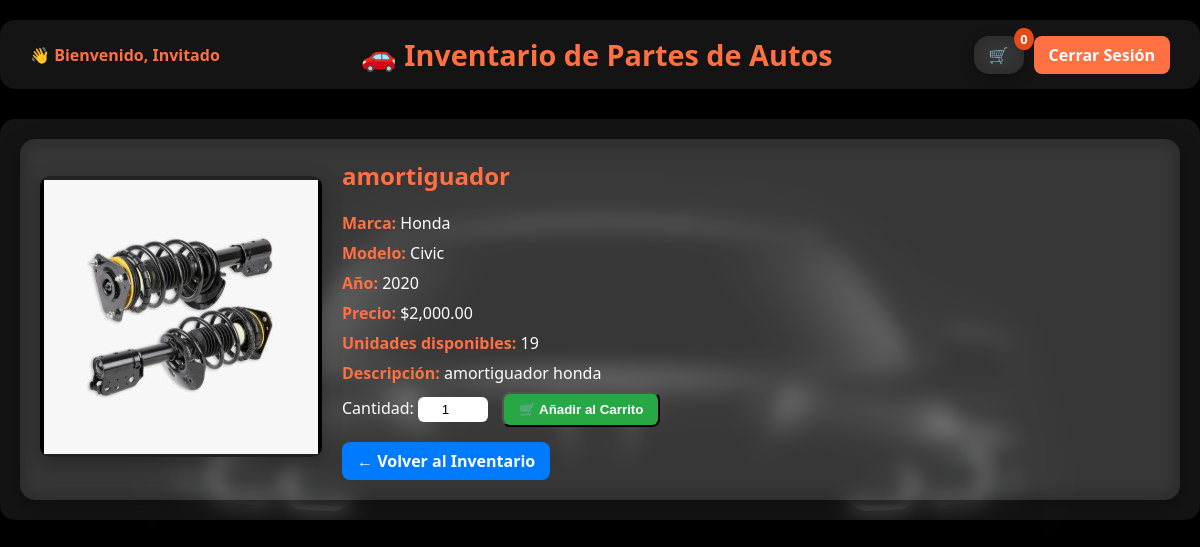
Page /FrontEnd/public/detalle_pieza.php?id=11 (signed in) on the committed database.
### tables this page shows
CREATE TABLE IF NOT EXISTS `inventario_partes` (
  `id` int NOT NULL AUTO_INCREMENT,
  `nombre_parte` varchar(100) NOT NULL,
  `marca_auto` varchar(50) NOT NULL,
  `modelo_auto` varchar(100) DEFAULT NULL,
  `anio` int NOT NULL,
  `descripcion` text,
  `costo` decimal(10,2) NOT NULL,
  `unidades` int NOT NULL DEFAULT '0',
  `activo` tinyint(1) DEFAULT '1',
  `imagen` varchar(255) DEFAULT NULL,
  `creado_en` timestamp NULL DEFAULT CURRENT_TIMESTAMP,
  PRIMARY KEY (`id`)
);

### FrontEnd/public/detalle_pieza.php (the view, shortened to what this page needs)
<?php
$id = intval($_GET['id']);
$db = new Database();
$conn = $db->getConnection();
$stmt = $conn->prepare("SELECT * FROM inventario_partes WHERE id = :id LIMIT 1");
$stmt->bindParam(':id', $id, PDO::PARAM_INT);
$stmt->execute();
$pieza = $stmt->fetch();
$nombreUsuario = $_SESSION['nombre'] ?? 'Invitado';
?>
<!DOCTYPE html>
<html lang="es">
<head>
    <link rel="stylesheet" href="../css/detalle.css?v=3">
</head>
<body>
<header class="header">
    <div class="header-left">
        <span class="usuario">👋 Bienvenido, <?php echo htmlspecialchars($nombreUsuario); ?></span>
    </div>
    <div class="header-center">
        <h1>🚗 Inventario de Partes de Autos</h1>
    </div>
    <div class="header-right">
        <a href="carrito.php" class="cart-btn">
            🛒 <span id="cart-count"><?php echo array_sum($_SESSION['carrito'] ?? []); ?></span>
        </a>
        <a href="../../BackEnd/logout.php" class="btn-logout">Cerrar Sesión</a>
    </div>
</header>
<div class="container">
    <div class="detalle-card">
        <div class="detalle-img">
            <img src="../../<?php echo htmlspecialchars($pieza['imagen']); ?>" alt="<?php echo htmlspecialchars($pieza['nombre_parte']); ?>">
        </div>
        <div class="detalle-info">
            <h2><?php echo htmlspecialchars($pieza['nombre_parte']); ?></h2>
            <p><strong>Marca:</strong> <?php echo htmlspecialchars($pieza['marca_auto']); ?></p>
            <p><strong>Modelo:</strong> <?php echo htmlspecialchars($pieza['modelo_auto']); ?></p>
            <p><strong>Año:</strong> <?php echo htmlspecialchars($pieza['anio']); ?></p>
            <p><strong>Precio:</strong> $<?php echo number_format($pieza['costo'], 2); ?></p>
            <p><strong>Unidades disponibles:</strong> <?php echo htmlspecialchars($pieza['unidades']); ?></p>
            <p><strong>Descripción:</strong> <?php echo htmlspecialchars($pieza['descripcion']); ?></p>
            <form method="post" action="agregar_carrito.php" class="form-carrito">
                <label for="cantidad">Cantidad:</label>
                <input type="number" name="cantidad" id="cantidad" value="1" min="1" max="<?php echo $pieza['unidades']; ?>" required>
                <button type="submit" class="add-cart-btn">🛒 Añadir al Carrito</button>
            </form>
            <a href="inventario_publico.php" class="btn-volver">← Volver al Inventario</a>
        </div>
    </div>
</div>
</body>
</html>

### FrontEnd/css/detalle.css (style rules this page uses)
body { margin: 0; padding: 0; font-family: "Segoe UI", Tahoma, Geneva, Verdana, sans-serif; background: linear-gradient(rgba(0, 0, 0, 0.5), rgba(0, 0, 0, 0.5)), url('../../img/fondoinventario.jpg') no-repeat center center fixed; background-size: cover; color: #fff; }
.header { display: flex; justify-content: space-between; align-items: center; padding: 15px 30px; margin: 20px auto; max-width: 1200px; background: rgba(255, 255, 255, 0.08); backdrop-filter: blur(10px); -webkit-backdrop-filter: blur(10px); border-radius: 15px; box-shadow: 0 6px 20px rgba(0, 0, 0, 0.3); }
.header-left { display: flex; align-items: center; gap: 15px; }
.header-left .usuario { font-size: 1rem; color: #FF7043; font-weight: bold; }
.header-center { flex: 1; text-align: center; }
.header-center h1 { margin: 0; color: #FF7043; font-size: 1.8rem; }
.header-right { display: flex; align-items: center; gap: 10px; }
.btn-logout { background-color: #FF7043; color: #fff; padding: 8px 15px; border-radius: 8px; text-decoration: none; font-weight: bold; transition: background-color 0.3s ease; }
.cart-btn { background: rgba(255, 255, 255, 0.08); backdrop-filter: blur(10px); color: #FF7043; padding: 8px 15px; border-radius: 15px; text-decoration: none; font-weight: bold; display: flex; align-items: center; position: relative; box-shadow: 0 4px 12px rgba(0, 0, 0, 0.3); transition: background-color 0.3s ease, color 0.3s ease; }
.cart-btn #cart-count { background: #E64A19; border-radius: 50%; padding: 2px 6px; font-size: 0.8rem; position: absolute; top: -8px; right: -10px; color: #fff; }
.container { max-width: 1200px; margin: 30px auto; padding: 20px; background: rgba(255, 255, 255, 0.08); backdrop-filter: blur(10px); border-radius: 15px; box-shadow: 0 6px 20px rgba(0, 0, 0, 0.5); }
.detalle-card { display: flex; flex-wrap: wrap; gap: 20px; background: rgba(255, 255, 255, 0.08); backdrop-filter: blur(10px); border-radius: 15px; box-shadow: 0 6px 20px rgba(0, 0, 0, 0.3); padding: 20px; align-items: center; }
.detalle-img img { max-width: 350px; width: 100%; border-radius: 10px; box-shadow: 0 6px 20px rgba(0, 0, 0, 0.3); }
.detalle-info { flex: 1; }
.detalle-info h2 { margin-top: 0; color: #FF7043; }
.detalle-info p { margin: 8px 0; font-size: 1rem; }
.detalle-info strong { color: #FF7043; }
.btn-volver { display: inline-block; background-color: #007BFF; color: #fff; padding: 8px 15px; border-radius: 8px; text-decoration: none; font-weight: bold; margin-top: 15px; }
.add-cart-btn { background-color: #28A745; color: #fff; padding: 8px 15px; border-radius: 8px; text-decoration: none; font-weight: bold; margin-left: 10px; transition: background-color 0.3s ease; }
input[type="number"] { width: 60px; padding: 5px; border-radius: 6px; border: none; text-align: center; }

### rows in the picture
inventario_partes: imagen+nombre_parte (picture), nombre_parte "amortiguador", marca_auto "Honda", modelo_auto "Civic", anio "2020", costo "2,000.00", unidades "19", descripcion "amortiguador honda"

### other values in the picture
$nombreUsuario "Invitado"
array_sum($_SESSION['carrito'] ?? []) "0"
